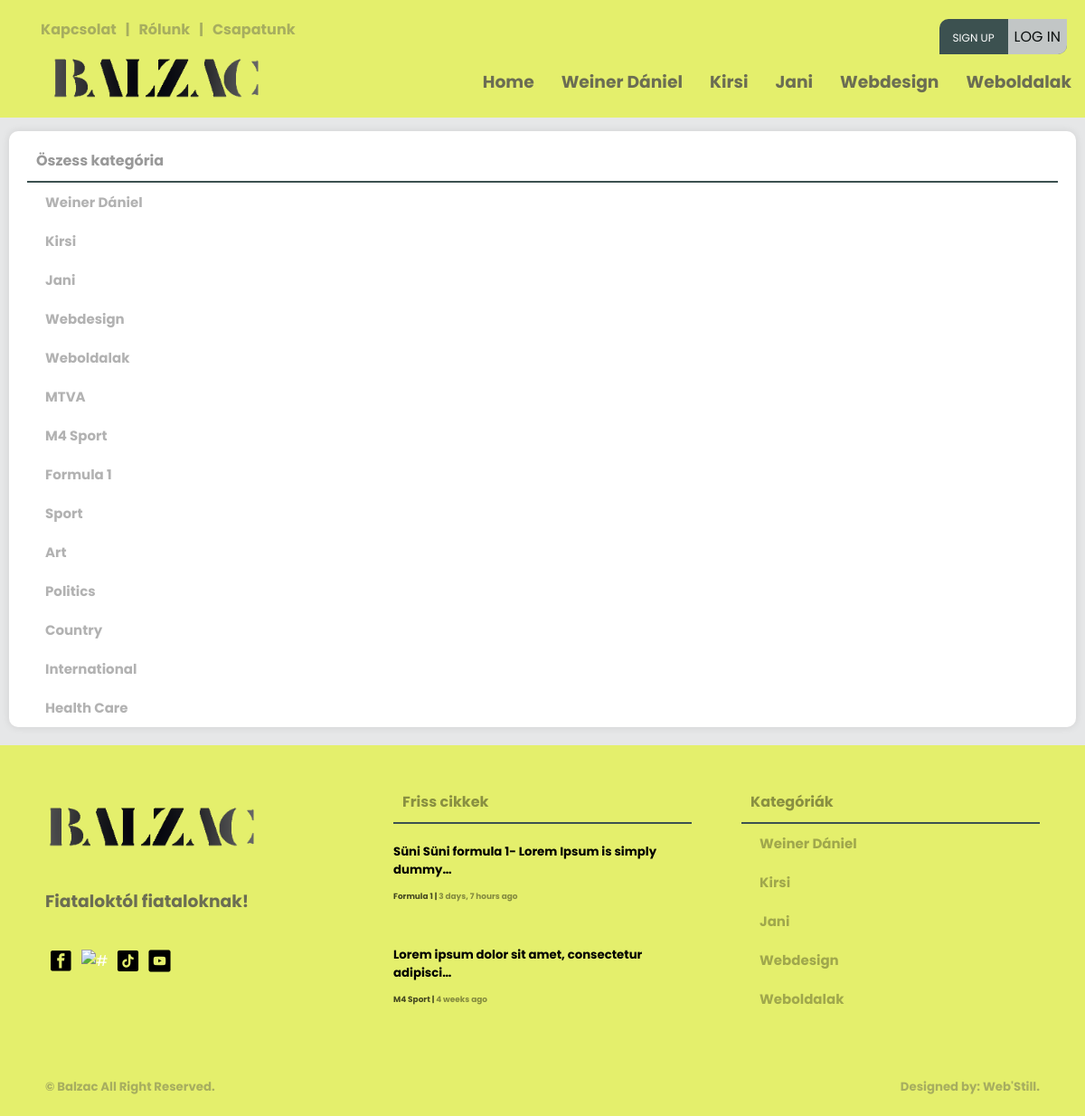
/kategoriak/, run on the app's committed database.
### creationboard/models.py (models this page shows, shortened)
class Category(models.Model):
    user = models.ForeignKey(User, null=True, on_delete=models.CASCADE)
    name = models.CharField(max_length=200)
    class Meta:
        ordering = ['-id']

class Article(models.Model):
    user = models.ForeignKey(User, on_delete=models.CASCADE)
    title = models.CharField(max_length=200)
    created = models.DateTimeField(auto_now_add=True, null=True)
    updated = models.DateTimeField(auto_now=True, null=True)
    articletype = models.CharField(null=False, blank=False, max_length=100)
    body = RichTextUploadingField(max_length=1000000) #ez itt lehetne RichTextUploadingField is
    indeximg = models.ImageField(upload_to="images/", default="images/home9.jpg")
    category = models.CharField(max_length=100, null=False, blank=False)
    status = models.CharField(max_length=10, choices=STATUS_CHOICES, default='pending')
    class Meta:
        ordering = ['-created']

### main/views.py (the view)
# urls.py: path('kategoriak/', views.categoryPage, name='cats')
def categoryPage(request):
    navcategory = models.Category.objects.all()[0:5]
    footarticle = models.Article.objects.filter(status='approved')[0:2]
    category = models.Category.objects.all()
    context = {'cats': category, 'category2': navcategory, 'article4': footarticle,}
    return render(request, 'main/cats.html', context)

### templates/main/cats.html (shortened to what this page needs)
{% load static %}
<!DOCTYPE html>
<html>
<head>
	<link rel="stylesheet" type="text/css" href="{% static 'main/style.css' %}">
</head>
<body>
{% include 'main/navbar.html' %}
<main>
    <div class="row">
        <div class="card-04">
            <div class="box-title">
                <h4 class="txt-black">Öszess kategória<h4>
            </div>
            <div class="box-categories">
                <ul>
                    {% for category in cats %}
                    <li><a href="{% url 'article-page' category.name %}" class="txt-black">{{ category.name }}</a></li>
                    {% endfor %}
                </ul>
            </div>
        </div>
    </div>
</main>
{% include 'main/footer.html' %}

### templates/main/navbar.html (shortened to what this page needs)
{% load static %}
<div class="screen-big">
<nav>
    <div class="nav-one nav-flex">
        <div class="left flex">
            <ul class="top-header mt-0">
                <li><a href="{% url 'contact-us' %}"><h4>Kapcsolat</h4></a></li>
                <li><h4>|</h4></li>
                <li><a href="{% url 'about-us' %}"><h4>Rólunk</h4></a></li>
                <li><h4>|</h4></li>
                <li><a href="{% url 'team-index' %}"><h4>Csapatunk</h4></a></li>
            </ul>
        </div>
        <div class="right flex">
                <ul class="top-header">
                    {% if request.user.is_authenticated %}
                    <li>
                        <div class="header-profile-pic">
                            <div class="pic">
                                <span class="material-symbols-outlined">account_circle</span>
                            </div>
                            <div class="header-profile-info">
                                <h4><a href="{% url 'profile-page' request.user.username %}">@{{ request.user }}</a></h4>
                                <h6><a href=""><span class="material-symbols-outlined">mail_lock</span>{{ request.user.email }}</a></h6>
                            </div>
                        </div>
                    </li>
                    <!--<li><h4><a href="{% url 'profile-page' request.user.username %}">Hello, @{{ request.user }}</a></h4></li>
                    <li><h4>|</h4></li>
                    <li><h4><a href="{% url 'logout' %}"><span class="material-symbols-outlined">logout</span>Kijelentkezés</a></h4></li>-->
                    {% else %}
                    <ul class="foot-icon-margin pd-0">
                        <li class="signup-or-login"><a href="{% url 'register' %}" class="sign-up">Sign up</a><a href="{% url 'login' %}"><button class="login-btn">Log in</button></a></li>
                    </ul>
                    {% endif %}
                </ul>
        </div>
    </div>
    <div class="nav-two nav-flex">
        <div class="left flex">
            <ul>
                <a href="{% url 'index' %}"><li><img src="{% static 'main/pics/logo.png' %}" class="logo-img" alt="#" /></li>
            </ul>
        </div>
        <div class="right">
            <div class="social media">
                <ul>
                    <li><a href="{% url 'index' %}"><h3>Home</h3></a></li>
                    {% for category in category2 %}
                        <li><a href="{% url 'article-page' category.name %}"><h3>{{ category.name }}</h3></a></li>
                    {% endfor %}
                </ul>
            </div>
        </div>
    </div>
</nav>
</div>

### templates/main/footer.html
{% load static %}
<footer>
    <div class="footer">
        <div class="footer-cols footer-firts">
            <div class="col-01">
                <ul class="pd-0">
                    <a href="{% url 'index' %}"><li><img src="{% static 'main/pics/logo.png' %}" class="logo-img" alt="#" /></li>
                </ul>
                <h3>Fiataloktól fiataloknak!</h3>
                <ul class="foot-icon-margin pd-0">
                    <a href="https://www.facebook.com/profile.php?id=100090612766620" target="blank"><li><img src="{% static 'main/pics/facebook.png' %}" class="icon-img" alt="#" target="blank" /></a></li>
                    <a href="https://www.instagram.com/balzacponthu/" target="blank"><li><img src="{% static 'main/pics/instagram.png' %}" class="icon-img" alt="#" /></li></a>
                    <a href="https://www.tiktok.com/@balzac.ujsag" target="blank"><li><img src="{% static 'main/pics/tiktok.png' %}" class="icon-img" alt="#" /></li></a>
                    <a href="https://www.youtube.com/@balzacujsag" target="blank"><li><img src="{% static 'main/pics/youtube.png' %}" class="icon-img" alt="#" /></li></a>
                </ul>
            </div>
            <div class="col-02">
                <div class="box-title">
                    <h4 class="txt-black">Friss cikkek<h4>
                </div>
                {% for article in article4 %}
                <ul class="pd-0">
                    <li><a href="{% url 'article' article.id %}" class="footer-article-text">
                        <h5 class="mt-1 mb-1">{{ article.title|truncatechars:49 }}</h5>
                        <h6 class="m-0">{{ article.body|truncatechars:30|safe }}</h6>
                        <small class="black"><span><a href="{% url 'article-page' article.category %}" class="black">{{ article.category }} </a></span>  |  <span><a class="black"> {{ article.created|timesince }} ago</a></span></small>
                    </a></li>
                </ul>
                {% endfor %}
            </div>
            <div class="col-03">
                <div class="box-title">
                    <h4 class="txt-black">Kategóriák<h4>
                </div>
                <div class="box-categories">
                    <ul>
                        {% for category in category2 %}
                        <li><a href="{% url 'article-page' category.name %}" class="txt-black">{{ category.name }}</a></li>
                        {% endfor %}
                    </ul>
                </div>
            </div>
        </div>
        <div class="footer-second">
            <div>
                <h5><a href="#"> &copy; Balzac</a> All Right Reserved.<h5>
            </div>
            <div>
                <h5><a href="">Designed by: Web'Still.</a><h5>
            </div>
        </div>
    </div>
</footer>

### static/main/style.css (style rules this page uses)
:root { --background-color: #e6e7e8; --box-color: white; --bg-dark: #000; --white-box-text: #fff; --small-red-info-color: red; --text-color-greany: #3c5150; --heaed-foot-color: #e4ef6c; --headad-foot-text-color: #000; --color-white: #fff; --box-padding: 10px; --box-border-radius: 10px; --input-border-radius: 3px; }
* { font-family: 'Poppins', sans-serif; }
html { background: var(--background-color); }
body { padding: 0; margin: 0; background: var(--background-color); }
small { color: var(--color-white); filter: grayscale(60%) opacity(0.7); transition: 0.4s; }
small span { color: var(--color-white); filter: grayscale(100%) opacity(0.6); transition: 0.4s; cursor: pointer; }
h3 { color: var(--text-color-greany); filter: grayscale(100%) opacity(0.8); transition: 0.3s; }
h4 { color: var(--text-color-greany); filter: grayscale(100%) opacity(0.4); cursor: pointer; transition: 0.5s; }
a { text-decoration: none; cursor: pointer; color: var(--color-white); padding: 0; margin: 0; }
ul { list-style: none; }
li { cursor: pointer; }
.black { color: black !important; }
.m-0 { margin: 0 !important; }
.mb-1 { margin-bottom: 5px !important; }
.mt-0 { margin-top: 0 !important; }
.mt-1 { margin-top: 5px !important; }
.pd-0 { padding: 0 !important; }
.txt-black { color: var(--dark-box-text) !important; }
.icon-img { height: 25px; width: 25px; margin: 5px; cursor: pointer; }
.logo-img { height: 50px; cursor: pointer; }
nav { background: var(--heaed-foot-color); position: absolute; top: 0px; right: 0; left: 0; padding: 20px 0 10px 0; z-index: 1; }
.nav-flex { display: flex; align-items: center; justify-content: space-between; }
.nav-one { cursor: pointer; height: 40px; background: var(--heaed-foot-color); }
nav ul { display: flex; flex-direction: row; }
.top-header li { margin: 10px 5px; }
.foot-icon-margin { display: flex; flex-direction: row; }
nav ul li { margin: 10px 15px; color: var(--headad-foot-text-color); }
.nav-two { cursor: pointer; height: 60px; background: var(--heaed-foot-color); }
main { margin: 135px 0 0 0; flex-direction: column; width: 100%; }
.row { width: 100%; display: flex; flex-direction: row; justify-content: center; flex-wrap: nowrap; }
.card-04 { background: var(--box-color); position: relative; flex: 1; margin: 10px; border-radius: var(--box-border-radius); box-shadow: 0 0 10px rgba(0, 0, 0, .1); padding: 20px; padding-bottom: 0; }
.box-title { border-bottom: 2px solid var(--text-color-greany); }
.box-title h4 { color: var(--color-white); margin: 10px; margin-top: 0px; }
.box-categories ul { margin: 0; padding: 0; }
.box-categories ul li { padding: 10px 20px; font-size: 15px; font-weight: bolder; color: var(--bg-dark); filter: grayscale(100%) opacity(0.3); transition: 0.5s; }
footer { background: var(--heaed-foot-color); margin-top: 10px; padding: 50px 50px 0 50px; }
.footer-cols { display: flex; flex-direction: row; align-items: top; flex-wrap: wrap; justify-content: space-between; }
.col-01 { display: flex; flex-direction: column; width: 30%; align-items: top; }
.col-02 { display: flex; flex-direction: column; align-items: top; width: 30%; }
.col-03 { width: 30%; align-items: top; }
.footer-article-text { color: var(--bg-dark); }
.footer-second { display: flex; flex-direction: row; justify-content: space-between; padding: 30px 0 0px 0; }
.footer-second h5 { color: var(--text-color-greany); filter: grayscale(100%) opacity(0.4); }
.footer-second h5 a { color: var(--text-color-greany) !important; filter: grayscale(0%) opacity(1) !important; }
.txt-black { color: #000 !important; }
.login-btn { align-self: center; justify-content: center; padding: 7px; background-color: #e4ef6c; filter: grayscale(1) opacity(.8); border: 0; font-size: 16px; text-transform: uppercase; border-bottom-right-radius: 10px; cursor: pointer; }
.sign-up { margin-right: 15px; padding-left: 15px; font-size: 12px; text-transform: uppercase; z-index: 2; }
.signup-or-login { background-color: #3c5150; margin-top: 5px; margin-right: 20px !important; border-top-left-radius: 10px; border-bottom-right-radius: 10px; z-index: 4; }

### data on the page
Category: name "Weiner Dániel"
Category: name "Kirsi"
Category: name "Jani"
Category: name "Webdesign"
Category: name "Weboldalak"
Category: name "MTVA"
Category: name "M4 Sport"
Category: name "Formula 1"
Category: name "Sport"
Category: name "Art"
Category: name "Politics"
Category: name "Country"
Category: name "International"
Category: name "Health Care"
Article: title "Süni Süni formula 1- Lorem Ipsum is simply dummy…", category "Formula 1", created "3 days, 7 hours"
Article: title "Lorem ipsum dolor sit amet, consectetur adipisci…", category "M4 Sport", created "4 weeks"
